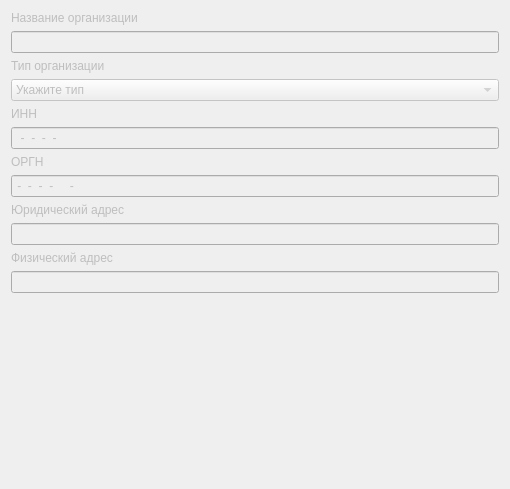
                <widget class="QWidget" name="scrollAreaWidgetContents_org">
                 <property name="enabled">
                  <bool>false</bool>
                 </property>
                 <property name="geometry">
                  <rect>
                   <x>0</x>
                   <y>0</y>
                   <width>510</width>
                   <height>489</height>
                  </rect>
                 </property>
                 <property name="layoutDirection">
                  <enum>Qt::LeftToRight</enum>
                 </property>
                 <layout class="QVBoxLayout" name="verticalLayout_3">
                  <item>
                   <widget class="QLabel" name="label">
                    <property name="layoutDirection">
                     <enum>Qt::LeftToRight</enum>
                    </property>
                    <property name="text">
                     <string>Название организации</string>
                    </property>
                   </widget>
                  </item>
                  <item>
                   <widget class="QLineEdit" name="lineEdit_orgName"/>
                  </item>
                  <item>
                   <widget class="QLabel" name="label_2">
                    <property name="text">
                     <string>Тип организации</string>
                    </property>
                   </widget>
                  </item>
                  <item>
                   <widget class="QComboBox" name="comboBox_orgType">
                    <item>
                     <property name="text">
                      <string>Укажите тип</string>
                     </property>
                     <property name="icon">
                      <iconset resource="icons.qrc">
                       <normaloff>:/icon/img/noneType.png</normaloff>:/icon/img/noneType.png</iconset>
                     </property>
                    </item>
                    <item>
                     <property name="text">
                      <string>Государственные органы</string>
                     </property>
                     <property name="icon">
                      <iconset resource="icons.qrc">
                       <normaloff>:/icon/img/gosOrg.png</normaloff>:/icon/img/gosOrg.png</iconset>
                     </property>
                    </item>
                    <item>
                     <property name="text">
                      <string>Государственные учреждения</string>
                     </property>
                     <property name="icon">
                      <iconset resource="icons.qrc">
                       <normaloff>:/icon/img/gosYch.png</normaloff>:/icon/img/gosYch.png</iconset>
                     </property>
                    </item>
                    <item>
                     <property name="text">
                      <string>Российские юридические лица и (или) индивидуальные предприниматели</string>
                     </property>
                     <property name="icon">
                      <iconset resource="icons.qrc">
                       <normaloff>:/icon/img/YandFFace.png</normaloff>:/icon/img/YandFFace.png</iconset>
                     </property>
                    </item>
                   </widget>
                  </item>
                  <item>
                   <widget class="QLabel" name="label_3">
                    <property name="text">
                     <string>ИНН</string>
                    </property>
                   </widget>
                  </item>
                  <item>
                   <widget class="QLineEdit" name="lineEdit_orgINN">
                    <property name="inputMask">
                     <string>00-00-00-00-0000</string>
                    </property>
                   </widget>
                  </item>
                  <item>
                   <widget class="QLabel" name="label_4">
                    <property name="text">
                     <string>ОРГН</string>
                    </property>
                   </widget>
                  </item>
                  <item>
                   <widget class="QLineEdit" name="lineEdit_orgORGN">
                    <property name="inputMask">
                     <string>0-00-00-00-00000-0</string>
                    </property>
                    <property name="text">
                     <string>-----</string>
                    </property>
                    <property name="maxLength">
                     <number>18</number>
                    </property>
                   </widget>
                  </item>
                  <item>
                   <widget class="QLabel" name="label_5">
                    <property name="text">
                     <string>Юридический адрес</string>
                    </property>
                   </widget>
                  </item>
                  <item>
                   <widget class="QLineEdit" name="lineEdit_orgYAdr"/>
                  </item>
                  <item>
                   <widget class="QLabel" name="label_6">
                    <property name="text">
                     <string>Физический адрес</string>
                    </property>
                   </widget>
                  </item>
                  <item>
                   <widget class="QLineEdit" name="lineEdit_orgFAdr"/>
                  </item>
                  <item>
                   <spacer name="verticalSpacer">
                    <property name="orientation">
                     <enum>Qt::Vertical</enum>
                    </property>
                    <property name="sizeHint" stdset="0">
                     <size>
                      <width>20</width>
                      <height>40</height>
                     </size>
                    </property>
                   </spacer>
                  </item>
                 </layout>
                </widget>
